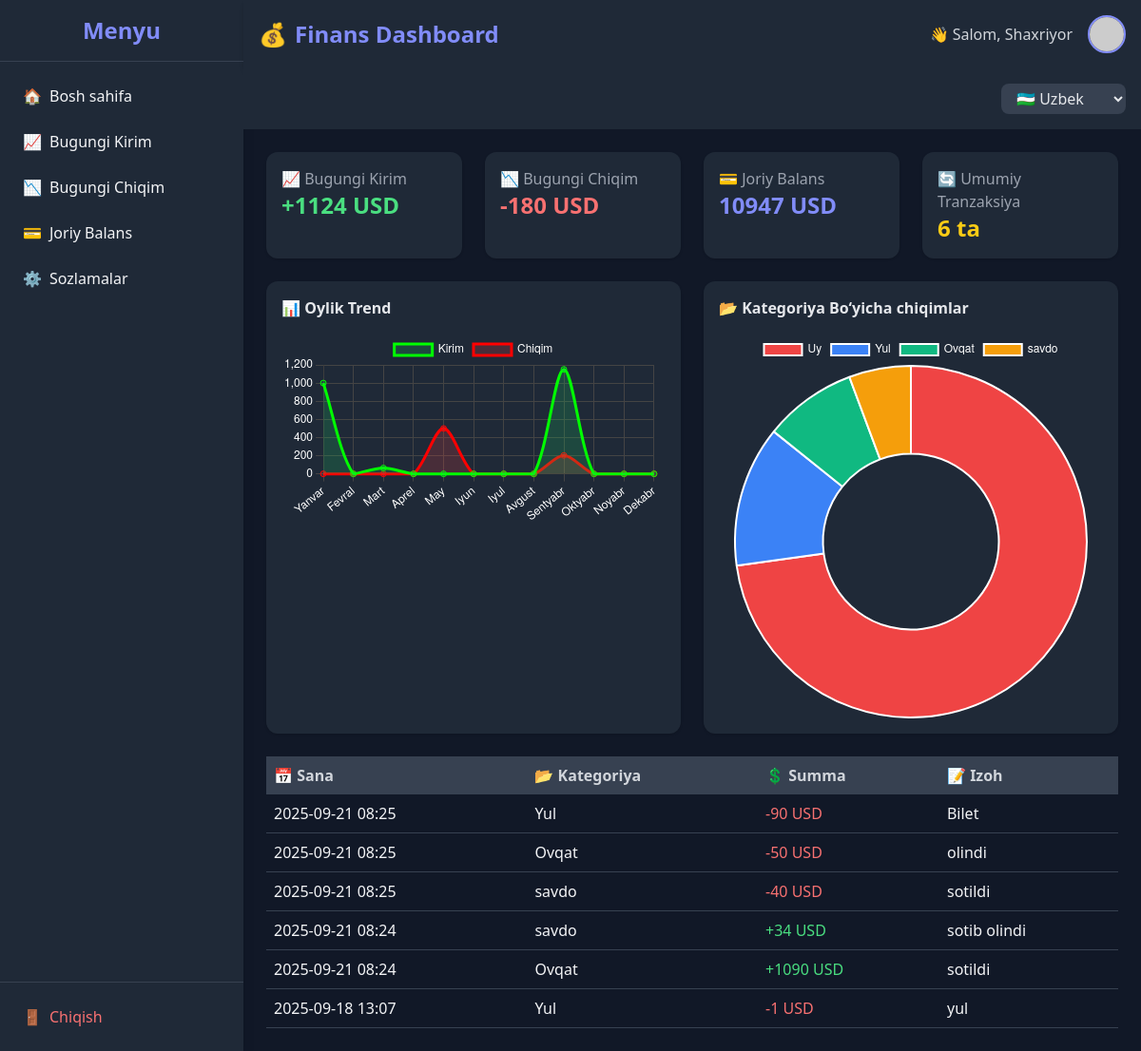
Page /uz-latn/dashboard/ (signed in) on the committed database.
### users/models.py (models this page shows, shortened)
class CustomUser(AbstractUser):
    phone = models.CharField(max_length=20, blank=True, null=True)

class Balance(models.Model):
    CURRENCY_CHOICES = [
        ('UZS', 'UZS'),
        ('USD', 'USD'),
    ]
    METHOD_CHOICES = [
        ('visa', 'Visa'),
        ('uzcard_humo', 'UzCard/Humo'),
        ('wallet', 'Hamyon'),
    ]
    user = models.OneToOneField(settings.AUTH_USER_MODEL, on_delete=models.CASCADE)
    amount = models.DecimalField(max_digits=15, decimal_places=2, default=0)
    currency = models.CharField(max_length=3, choices=CURRENCY_CHOICES, default='UZS')
    method = models.CharField(max_length=20, choices=METHOD_CHOICES)
    account_number = models.CharField(max_length=50, blank=True)
    updated_at = models.DateTimeField(auto_now=True)

### outgoing/models.py (models this page shows, shortened)
class Expense(models.Model):
    user = models.ForeignKey(settings.AUTH_USER_MODEL, on_delete=models.CASCADE)
    category = models.ForeignKey(Category, on_delete=models.SET_NULL, null=True)
    amount = models.DecimalField(max_digits=12, decimal_places=2)
    note = models.TextField(blank=True, null=True)
    date = models.DateTimeField(default=timezone.now)
    currency = models.CharField(max_length=3, choices=[('UZS','UZS'),('USD','USD')], default='UZS')

### income/models.py (models this page shows, shortened)
class Income(models.Model):
    user = models.ForeignKey(settings.AUTH_USER_MODEL, on_delete=models.CASCADE)
    category = models.ForeignKey(Category, on_delete=models.SET_NULL, null=True)
    amount = models.DecimalField(max_digits=12, decimal_places=2)
    note = models.TextField(blank=True, null=True)
    date = models.DateTimeField(default=timezone.now)
    currency = models.CharField(max_length=3, choices=[('UZS','UZS'),('USD','USD')], default='UZS')

### home/views.py (the view)
# urls.py: path('dashboard/', get_home, name="dashboard"),
@login_required
def get_home(request):
    user = request.user
    today = timezone.now().date()
    total_income = Income.objects.filter(user=user, date__date=today).aggregate(Sum('amount'))['amount__sum'] or 0
    total_expense = Expense.objects.filter(user=user, date__date=today).aggregate(Sum('amount'))['amount__sum'] or 0
    balance = Balance.objects.filter(user=user).first()
    current_balance = balance.amount if balance else 0
    currency = balance.currency if balance else "UZS"
    incomes = Income.objects.filter(user=user).values('id', 'date', 'amount', 'category__name', 'note')
    expenses = Expense.objects.filter(user=user).values('id', 'date', 'amount', 'category__name', 'note')
    transactions = []
    for i in incomes:
        transactions.append({
            "date": i["date"],
            "amount": i["amount"],
            "category": i["category__name"],
            "note": i["note"],
            "type": "income"
        })
    for e in expenses:
        transactions.append({
            "date": e["date"],
            "amount": e["amount"],
            "category": e["category__name"],
            "note": e["note"],
            "type": "expense"
        })
    recent_transactions = sorted(transactions, key=lambda x: x['date'], reverse=True)[:6]
    income_by_month_qs = Income.objects.filter(user=user).annotate(month=ExtractMonth('date')).values('month').annotate(total=Sum('amount')).order_by('month')
    expense_by_month_qs = Expense.objects.filter(user=user).annotate(month=ExtractMonth('date')).values('month').annotate(total=Sum('amount')).order_by('month')
    months = list(range(1, 13))
    income_by_month = []
    expense_by_month = []
    income_dict = {item['month']: float(item['total']) for item in income_by_month_qs}
    expense_dict = {item['month']: float(item['total']) for item in expense_by_month_qs}
    for m in months:
        income_by_month.append(income_dict.get(m, 0))
        expense_by_month.append(expense_dict.get(m, 0))
    income_by_category = Income.objects.filter(user=user).values('category__name').annotate(total=Sum('amount')).order_by('-total')
    expense_by_category = Expense.objects.filter(user=user).values('category__name').annotate(total=Sum('amount')).order_by('-total')
    print("income_by_month:", list(income_by_month))
    print("expense_by_month:", list(expense_by_month))
    context = {
        "total_income": total_income,
        "total_expense": total_expense,
        "current_balance": current_balance,
        "currency": currency,
        "recent_transactions": recent_transactions,
        "income_by_month": income_by_month,
        "expense_by_month": expense_by_month,
        "income_by_category": list(income_by_category),
        "expense_by_category": list(expense_by_category),
        "categories": list(expense_by_category),
    }
    return render(request, "home.html", context)

### templates/home.html (shortened to what this page needs)
{% load static %}
{% load i18n %}
<!DOCTYPE html>
<html lang="uz">
<head>
  <script src="https://cdn.tailwindcss.com"></script>
</head>
<body class="bg-gray-900 text-gray-100 font-sans flex">
  <aside class="w-64 bg-gray-800 h-screen shadow-lg flex flex-col">
    <div class="p-4 text-center text-indigo-400 text-2xl font-bold border-b border-gray-700">
      {% trans "Menyu" %}
    </div>
    <nav class="flex-1 p-4">
      <ul class="space-y-2">
        <li><a href="{% url 'dashboard' %}" class="flex items-center p-2 rounded hover:bg-gray-700">
          🏠 <span class="ml-2">{% trans "Bosh sahifa" %}</span>
        </a></li>
        <li><a href="{% url 'income' %}" class="flex items-center p-2 rounded hover:bg-gray-700">
          📈 <span class="ml-2">{% trans "Bugungi Kirim" %}</span>
        </a></li>
        <li><a href="{% url 'expence' %}" class="flex items-center p-2 rounded hover:bg-gray-700">
          📉 <span class="ml-2">{% trans "Bugungi Chiqim" %}</span>
        </a></li>
        <li><a href="{% url 'balance' %}" class="flex items-center p-2 rounded hover:bg-gray-700">
          💳 <span class="ml-2">{% trans "Joriy Balans" %}</span>
        </a></li>
        <li><a href="{% url 'sozlama' %}" class="flex items-center p-2 rounded hover:bg-gray-700">
          ⚙️ <span class="ml-2">{% trans "Sozlamalar" %}</span>
        </a></li>
      </ul>
    </nav>
    <div class="p-4 border-t border-gray-700">
      <a href="{% url "logout" %}" class="flex items-center p-2 rounded hover:bg-gray-700 text-red-400">
        🚪 <span class="ml-2">{% trans "Chiqish" %}</span>
      </a>
    </div>
  </aside>
  <div class="flex-1 flex flex-col">
    <nav class="bg-gray-800 shadow-md p-4 flex justify-between items-center">
      <h1 class="text-2xl font-bold text-indigo-400 flex items-center space-x-2">
        <span>💰</span><span>Finans Dashboard</span>
      </h1>
      <div class="flex items-center space-x-4">
        <span class="text-gray-300">👋 {% trans "Salom," %} {{ request.user.username }}</span>
        <img src="https://i.pravatar.cc/40" class="w-10 h-10 rounded-full border-2 border-indigo-400" alt="profile">
      </div>
    </nav>
    <form action="{% url 'set_language' %}" method="post" class="p-4 bg-gray-800 flex justify-end">
      <select name="language" onchange="this.form.submit()" class="bg-gray-700 text-gray-200 rounded-lg px-3 py-1">
        <option value="uz-latn">🇺🇿 Uzbek</option>
      </select>
    </form>
    <div class="p-6 overflow-y-auto flex-1">
      <div class="grid grid-cols-1 md:grid-cols-4 gap-6 mb-6">
        <div class="bg-gray-800 rounded-xl shadow p-4 flex flex-col items-start">
          <p class="text-gray-400">📈 {% trans "Bugungi Kirim" %}</p>
          <h2 class="text-2xl font-bold text-green-400">
            +{{ total_income|floatformat:0 }} {{ currency }}
          </h2>
        </div>
        <div class="bg-gray-800 rounded-xl shadow p-4 flex flex-col items-start">
          <p class="text-gray-400">📉 {% trans "Bugungi Chiqim" %}</p>
          <h2 class="text-2xl font-bold text-red-400">
            -{{ total_expense|floatformat:0 }} {{ currency }}
          </h2>
        </div>
        <div class="bg-gray-800 rounded-xl shadow p-4 flex flex-col items-start">
          <p class="text-gray-400">💳 {% trans "Joriy Balans" %}</p>
          <h2 class="text-2xl font-bold text-indigo-400">
            {{ current_balance|floatformat:0 }} {{ currency }}
          </h2>
        </div>
        <div class="bg-gray-800 rounded-xl shadow p-4 flex flex-col items-start">
          <p class="text-gray-400">🔄 {% trans "Umumiy Tranzaksiya" %}</p>
          <h2 class="text-2xl font-bold text-yellow-400">
            {{ recent_transactions|length }} ta
          </h2>
        </div>
      </div>
      <div class="grid grid-cols-1 md:grid-cols-2 gap-6 mb-6">
        <div class="bg-gray-800 rounded-xl shadow p-4">
          <h3 class="font-semibold text-gray-200 mb-4">📊 {% trans "Oylik Trend" %}</h3>
          <canvas id="lineChart"></canvas>
        </div>
        <div class="bg-gray-800 rounded-xl shadow p-4">
          <h3 class="font-semibold text-gray-200 mb-4">📂 {% trans "Kategoriya Bo‘yicha chiqimlar" %}</h3>
          <canvas id="donutChart"></canvas>
        </div>
      </div>
      <table class="w-full text-left border-collapse">
        <thead>
          <tr class="bg-gray-700 text-gray-300">
            <th class="p-2">📅 Sana</th>
            <th class="p-2">📂 Kategoriya</th>
            <th class="p-2">💲 Summa</th>
            <th class="p-2">📝 Izoh</th>
          </tr>
        </thead>
        <tbody>
          {% for t in recent_transactions %}
          <tr class="border-b border-gray-700">
            <td class="p-2">{{ t.date|date:"Y-m-d H:i" }}</td>
            <td class="p-2">{{ t.category }}</td>
            <td class="p-2 {% if t.type == 'income' %}text-green-400{% else %}text-red-400{% endif %}">
              {% if t.type == 'income' %}+{% else %}-{% endif %}{{ t.amount|floatformat:0 }} {{ currency }}
            </td>
            <td class="p-2">{{ t.note }}</td>
          </tr>
          {% empty %}
          <tr>
            <td colspan="4">Hech qanday tranzaksiya mavjud emas</td>
          </tr>
          {% endfor %}
        </tbody>
      </table>
    </div>
  </div>
 <script>
  // Oylar
  const months = ["Yanvar","Fevral","Mart","Aprel","May","Iyun","Iyul","Avgust","Sentyabr","Oktyabr","Noyabr","Dekabr"];
  // Line chart uchun ma’lumotlar
  const incomeData = {{ income_by_month|safe }};
  const expenseData = {{ expense_by_month|safe }};
  new Chart(document.getElementById("lineChart"), {
    type: "line",
    data: {
      labels: months,
      datasets: [
        {
          label: "Kirim",
          data: incomeData,
          borderColor: "lime",
          backgroundColor: "rgba(34,197,94,0.2)",
          fill: true,
          tension: 0.3
        },
        {
          label: "Chiqim",
          data: expenseData,
          borderColor: "red",
          backgroundColor: "rgba(239,68,68,0.2)",
          fill: true,
          tension: 0.3
        }
      ]
    },
    options: {
      plugins: { legend: { labels: { color: "white" } } },
      scales: {
        x: { ticks: { color: "white" }, grid: { color: "#444" } },
        y: { ticks: { color: "white" }, grid: { color: "#444" } }
      }
    }
  });
  // Donut chart (kategoriya bo‘yicha chiqimlar)
  new Chart(document.getElementById("donutChart"), {
    type: "doughnut",
    data: {
      labels: [{% for c in categories %}"{{ c.category__name }}",{% endfor %}],
      datasets: [
        {
          data: [{% for c in categories %}{{ c.total }},{% endfor %}],
          backgroundColor: ["#ef4444", "#3b82f6", "#10b981", "#f59e0b", "#8b5cf6", "#06b6d4", "#d946ef"]
        }
      ]
    },
    options: {
      plugins: { legend: { labels: { color: "white" } } }
    }
  });
</script>
</body>
</html>

### rows in the picture
CustomUser: user.username "Shaxriyor"
Balance: currency "USD", amount "10947", recent_transactions "USD" "USD" "USD" "USD" "USD" "USD"
Expense: date "2025-09-21 08:25", amount "90", note "Bilet"
Expense: date "2025-09-21 08:25", amount "50", note "olindi"
Expense: date "2025-09-21 08:25", amount "40", note "sotildi"
Income: date "2025-09-21 08:24", amount "34", note "sotib olindi"
Income: date "2025-09-21 08:24", amount "1090", note "sotildi"
Expense: date "2025-09-18 13:07", amount "1", note "yul"

### other values in the picture
{{ total_income|floatformat:0 }} "1124"
{{ total_expense|floatformat:0 }} "180"
{{ recent_transactions|length }} "6"
{{ t.category }} "Yul" "Ovqat" "savdo" "savdo" "Ovqat" "Yul"
chart data {{ income_by_month|safe }} [1000.0, 0, 64.0, 0, 0, 0, 0, 0, 1150.0, 0, 0, 0]
chart data {{ expense_by_month|safe }} [0, 0, 0, 0, 500.0, 0, 0, 0, 203.0, 0, 0, 0]
chart data {{ c.category__name }} Uy, Yul, Ovqat, savdo
chart data {{ c.total }} 512, 91, 60, 40
